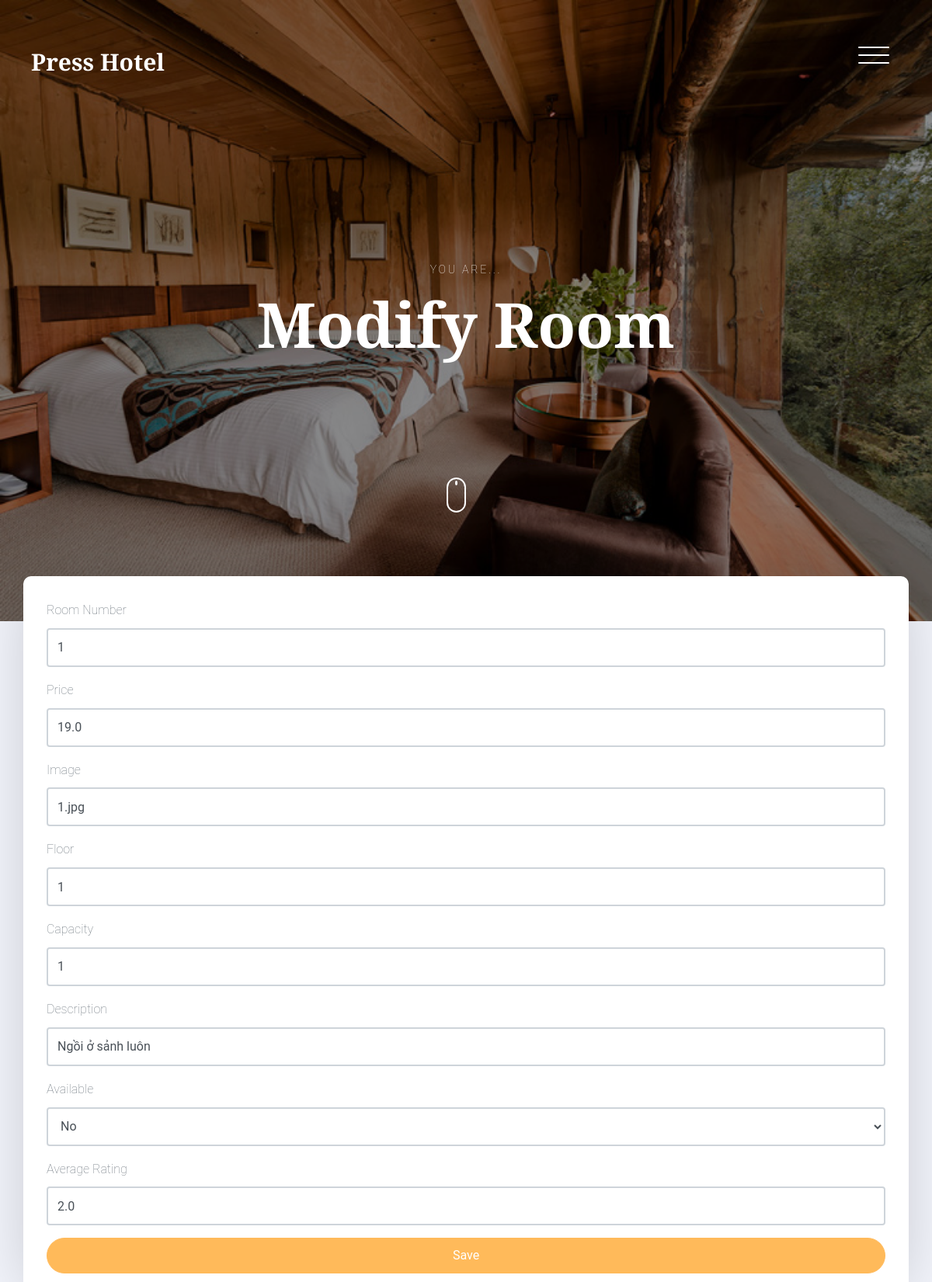
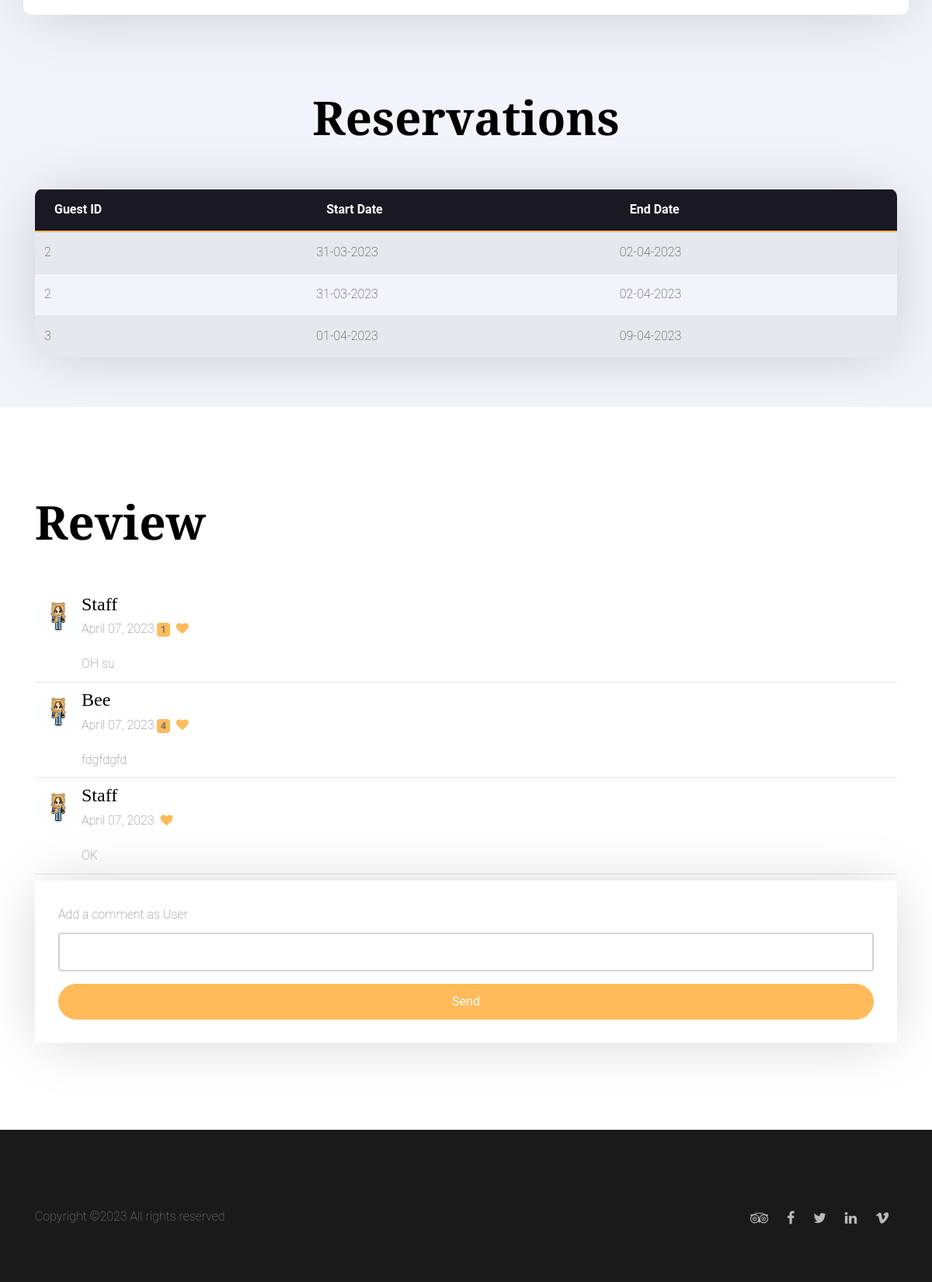
The page /modify_room/1 (signed in) on the database its author committed (2 pictures, top to bottom).
### model.py (models this page shows)
class Room(Base):
    __tablename__ = 'rooms'
    id = Column(Integer, primary_key=True)
    room_number = Column(String(50), nullable=False)
    price = Column(Float, nullable=False)
    floor = Column(String(10), nullable=False)
    capacity = Column(Integer, nullable=False, default=1)
    image = Column(String(50), nullable=False)
    description = Column(String(1000), nullable=False)
    available = Column(Integer, nullable=False, default=1) # 0 = not available, 1 = available
    average_rating = Column(Float, nullable=False, default=0)

class Reservation(Base):
    __tablename__ = 'reservations'
    id = Column(Integer, primary_key=True)
    room_id = Column(Integer, ForeignKey('rooms.id'), nullable=False)
    guest_id = Column(Integer, ForeignKey('users.id'), nullable=False)
    start_date = Column(DateTime, nullable=False, default=datetime.utcnow)
    end_date = Column(DateTime, nullable=False)
    status = Column(Integer, nullable=False, default=0) # 0 = pending, 1 = payed, not comfirm , 2 = confirmed, 3 = cancelled
    room = relationship('Room', backref='reservations')

class Review(Base):
    __tablename__ = 'reviews'
    id = Column(Integer, primary_key=True)
    user_id = Column(Integer, ForeignKey('users.id'), nullable=False)
    room_id = Column(Integer, ForeignKey('rooms.id'), nullable=False)
    comment = Column(String(1000), nullable=False)
    rating = Column(Integer, nullable=False) # 1-5
    show = Column(Integer, nullable=False, default=0) # 0 = hidden, 1 = visible
    room = relationship('Room', backref='reviews')

### admin_route.py (the view)
@admin_route.route('/modify_room/<int:room_id>', methods=['GET', 'POST'])
def modify_room_route(room_id):
    with app.app_context():
        if not session.get('logged_in'):
            return redirect(url_for('authenticate_route.login'))
        else:
            if request.method == 'POST' and (session['is_admin'] or session['is_staff']):
                if 'room_number' not in request.form or 'price' not in request.form:
                    return render_template('admin.html', error="Room number and price are required")
                room_number = request.form['room_number']
                price = request.form['price']
                floor = request.form['floor'] if 'floor' in request.form else "0"
                capacity = request.form['capacity'] if 'capacity' in request.form else 1
                image = request.form['image'] if 'image' in request.form else "default.jpg"
                description = request.form['description'] if 'description' in request.form else "very nice room"
                available = request.form['available'] if 'available' in request.form else 1
                average_rating = request.form['average_rating'] if 'average_rating' in request.form else 5
                if modify_room(room_id, room_number, price, floor,capacity, image, description, available, average_rating):
                    return redirect('/')
                return redirect('/')
            else:
                room = get_room_by_id(room_id)
                reservations = get_reservations_by_room_id(room_id)
                reviews = get_reviews_by_room_id(room_id)
                return render_template('admin_staff_modify_room.html',reviews=reviews, room=room, reservations=reservations)

### controller.py (called while the page is built)
def get_room_by_id(room_id):
    session = DBSession()
    room = session.query(Room).get(room_id)
    session.close()
    return room

def get_reservations_by_room_id(room_id):
    session = DBSession()
    reservations_raw = session.query(Reservation).filter_by(room_id=room_id).all()
    reservations = []
    for reservation in reservations_raw:
        room = session.query(Room).get(reservation.room_id)
        reservation.room_number = room.room_number
        reservation.price = room.price
        reservation.floor = room.floor
        reservation.capacity = room.capacity
        reservation.image = room.image
        reservations.append(reservation)
    session.close()
    return reservations

def get_reviews_by_room_id(room_id):
    session = DBSession()
    reviews = session.query(Review).filter_by(room_id=room_id).all()
    review_with_name = []
    for review in reviews:
        user = session.query(User).get(review.user_id)
        review.name = user.username if user.friendly_name == "" else user.friendly_name
        review_with_name.append(review)
    session.close()
    return review_with_name

### templates/admin_staff_modify_room.html (shortened to what this page needs)
{% extends "base.html" %}
{% block header %}
<header class="site-header js-site-header">
  <div class="container-fluid">
    <div class="row align-items-center">
      <div class="col-6 col-lg-4 site-logo" data-aos="fade"><a href="/">Press Hotel</a></div>
      <div class="col-6 col-lg-8">
        <div class="site-menu-toggle js-site-menu-toggle"  data-aos="fade">
          <span></span>
          <span></span>
          <span></span>
        </div>
      </div>
    </div>
  </div>
</header>
<section class="site-hero overlay" style="background-image: url({{ url_for('static', filename='images/' + room.image) }})" data-stellar-background-ratio="0.5">
  <div class="container">
    <div class="row site-hero-inner justify-content-center align-items-center">
      <div class="col-md-10 text-center" data-aos="fade-up">
        <span class="custom-caption text-uppercase text-white d-block  mb-3">You are...</span>
        <h1 class="heading">Modify Room</h1>
      </div>
    </div>
  </div>
  <a class="mouse smoothscroll" href="#next">
    <div class="mouse-icon">
      <span class="mouse-wheel"></span>
    </div>
  </a>
</section>
{% endblock %}
{% block body %}
<section class="section bg-light pb-5"  id="add-room">
  <div class="container">
    <div class="row check-availabilty" id="next">
      <div class="block-32" data-aos="fade-up" data-aos-offset="-200">
        <form method="post" action="{{ url_for('admin_route.modify_room_route', room_id=room.id) }}">
            <div class="form-group">
                <label for="room_number">Room Number</label>
                <input type="text" class="form-control" id="room_number" name="room_number" required placeholder="Enter Room Number" value="{{ room.room_number }}">
            </div>
            <div class="form-group">
                <label for="price">Price</label>
                <input type="text" class="form-control" id="price" name="price" required placeholder="Enter Price" value="{{ room.price }}">
            </div>
            <div class="form-group">
                <label for="image">Image</label>
                <input type="text" class="form-control" id="image" name="image" required placeholder="Enter Image" value="{{ room.image }}">
            </div>
            <div class="form-group">
                <label for="floor">Floor</label>
                <input type="text" class="form-control" id="floor" name="floor" required placeholder="Enter Floor" value="{{ room.floor }}">
            </div>
            <div class="form-group">
                <label for="capacity">Capacity</label>
                <input type="text" class="form-control" id="capacity" name="capacity" required placeholder="Enter Capacity" value="{{ room.capacity }}">
            </div>
            <div class="form-group">
                <label for="description">Description</label>
                <input type="text" class="form-control" id="description" name="description" required placeholder="Enter Description" value="{{ room.description }}">
            </div>
            <div class="form-group">
                <label for="available">Available</label>
                <select class="form-control" id="available" name="available">
                    <option value="0" {% if room.available == 0 %} selected {% endif %}>No</option>
                </select>
            </div>
            <div class="form-group">
                <label for="average_rating">Average Rating</label>
                <input type="text" class="form-control" id="average_rating" name="average_rating" placeholder="Enter Average Rating" value="{{ room.average_rating }}">
            </div>
            <button type="submit" class="btn btn-primary btn-block text-white">Save</button>
        </form>
      </div>
    </div>
  </div>
</section>
<section class="py-5 bg-light" id="modify-users">
  <div class="container">
    <div class="row justify-content-center text-center mb-5">
      <div class="col-md-7">
        <h2 class="heading" data-aos="fade-up">Reservations</h2>
      </div>
    </div>
    <table class="table table-striped">
        <thead>
            <tr>
                <th>Guest ID</th>
                <th>Start Date</th>
                <th>End Date</th>
            </tr>
        </thead>
        <tbody>
            {% for reservation in reservations %}
            <tr>
                <td>{{ reservation.guest_id }}</td>
                <td>{{ reservation.start_date.strftime("%d-%m-%Y") }}</td>
                <td>{{ reservation.end_date.strftime("%d-%m-%Y") }}</td>
            </tr>
            {% endfor %}
        </tbody>
    </table>
  </div>
</section>
<section class="section">
  <div class="container">
    <div class="row  justify-content-centertext-center mb-5">
      <div class="col-md-7">
        <h2 class="heading" data-aos="fade-up">Review</h2>
      </div>
    </div>
    <div class="row" data-aos="fade-up">
      {% for review in reviews %}
      <div class="col-md-12">
        <div class="d-flex flex-start">
          <img class="rounded-circle shadow-1-strong me-3"
            src="{{ url_for('static', filename='images/guest-avatar.jpg') }}" alt="avatar" width="60"
            height="60" />
          <div>
            <h4 class="fw-bold mb-1">{{ review.name }}</h4>
            <div class="d-flex align-items-center mb-3">
              <p class="mb-0">
                April 07, 2023
                {% if review.rating < 10 %}
                <span class="badge bg-primary">{{ review.rating }}</span>
                {% endif %}
              </p>
              <a href="#" class=""><i class="fa fa-heart ml-2"></i></a>
            </div>
            <p class="mb-0">{{ review.comment }}</p>
          </div>
        </div>
        <hr class="my-2" />
      </div>
      {% endfor %}
    </div>
    <div class="block-32" data-aos="fade-up" data-aos-offset="-200">
        <form action="{{ url_for('user_route.add_review_route', room_id=room.id) }}" method="POST">
            <div class="form-group">
                <label for="comment">Add a comment as {{ "Admin" if session['is_admin'] else "Staff" if session['is_staff'] else "User" }}</label>
                <input type="text" name="comment" class="form-control" required>
            </div>
            <button type="submit" class="btn btn-primary btn-block text-white" data-toggle="modal" data-target="#exampleModal">
                Send
            </button>
        </form>
    </div>
  </div>
</section>
{% endblock %}
{% block footer %}
<footer class="section footer-section">
  <div class="container">
    <div class="row pt-5">
      <p class="col-md-6 text-left">
        Copyright &copy;<script>document.write(new Date().getFullYear());</script> All rights reserved
      </p>
      <p class="col-md-6 text-right social">
        <a href="#"><span class="fa fa-tripadvisor"></span></a>
        <a href="#"><span class="fa fa-facebook"></span></a>
        <a href="#"><span class="fa fa-twitter"></span></a>
        <a href="#"><span class="fa fa-linkedin"></span></a>
        <a href="#"><span class="fa fa-vimeo"></span></a>
      </p>
    </div>
  </div>
</footer>
{% endblock %}

### rows shown on the page
Room: image (picture), room_number "1", price "19.0", image "1.jpg", floor "1", capacity "1", description "Ngồi ở sảnh luôn", available "No", average_rating "2.0"
Reservation: guest_id "2", start_date "31-03-2023", end_date "02-04-2023"
Reservation: guest_id "2", start_date "31-03-2023", end_date "02-04-2023"
Reservation: guest_id "3", start_date "01-04-2023", end_date "09-04-2023"
Review: name "Staff", rating "1", comment "OH su"
Review: name "Bee", rating "4", comment "fdgfdgfd"
Review: name "Staff", comment "OK"
